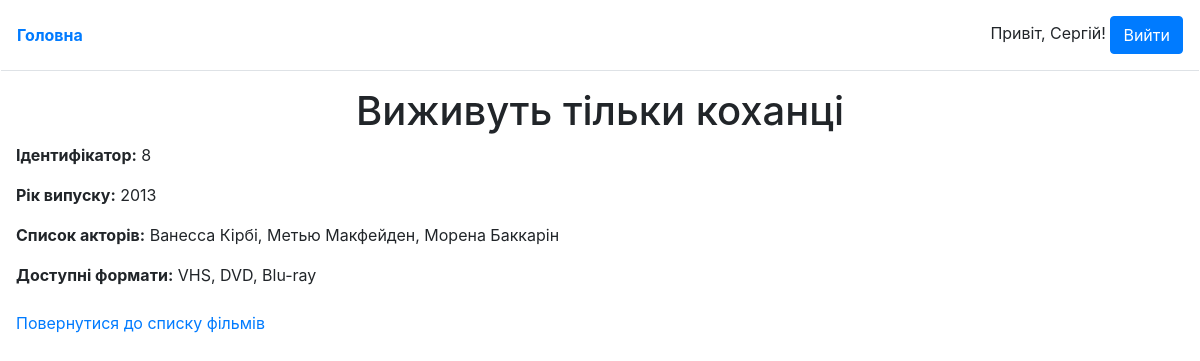
Screenshot of /film/show/8 (signed in) with the database file from the repository.
### tables this page shows
CREATE TABLE `films` (
  `id` int NOT NULL AUTO_INCREMENT,
  `title` varchar(100) NOT NULL,
  `year` year NOT NULL,
  PRIMARY KEY (`id`)
);

### core/View.php (called while the page is built, shortened)
<?php
	class View {
		public function render(Page $page) {
			return $this->renderLayout($page, $this->renderView($page));
		}
		private function renderLayout(Page $page, $content) {
			$layoutPath = $_SERVER['DOCUMENT_ROOT'] . "/project/layouts/{$page->layout}.php";
			if (file_exists($layoutPath)) {
				return ob_get_clean();
			} else {
				header("HTTP/1.0 500 Internal Server Error");
				echo "Internal Server Error";
				die();
			}
		}
		private function renderView(Page $page) {
			if ($page->view) {
				$viewPath = $_SERVER['DOCUMENT_ROOT'] . "/project/views/{$page->view}.php";
				if (file_exists($viewPath)) {
						$data = $page->data;
						extract($data);
						include $viewPath;
					return ob_get_clean();
				} else {
					header("HTTP/1.0 500 Internal Server Error");
					echo "Internal Server Error";
					die();
				}
			}
		}
	}

### index.php (called while the page is built, shortened)
<?php
	$routes = require $_SERVER['DOCUMENT_ROOT'] . '/project/config/routes.php';
	try {
		$track = (new Router)->getTrack($routes, $_SERVER['REQUEST_URI']);
		(new $track->controller)->{$track->action}($track->params);
	} catch (\Exception $error) {
		header("HTTP/1.0 500 Internal Server Error");
		(new ErrorController)->internalError();
	}

### project/models/Film.php (called while the page is built, shortened)
<?php
	class Film extends Model {
		public function getById($id) {
            $sql = "
					SELECT
						f.*,
						GROUP_CONCAT(DISTINCT CONCAT(a.firstname, ' ', a.lastname) SEPARATOR ', ') AS actors,
						GROUP_CONCAT(DISTINCT fr.name SEPARATOR ', ') AS formats
					FROM films AS f
					JOIN films_actors AS fa ON fa.film_id = f.id
					JOIN actors AS a ON a.id = fa.actor_id
					JOIN films_formats AS ff ON ff.film_id = f.id
					JOIN formats AS fr ON fr.id = ff.format_id
					WHERE f.id = :id
					GROUP BY f.id;
			";
			$stmt = self::$db_connection->prepare($sql);
			$stmt->execute([':id' => $id]);
			return $stmt->fetchAll(\PDO::FETCH_ASSOC);
        }
	}

### core/Model.php (called while the page is built, shortened)
<?php
	class Model {
		protected static $db_connection;
		public function __construct() {
			if (!self::$db_connection) {
				$host = DB_HOST;
				$dbName = DB_NAME;
				self::$db_connection = new \PDO("mysql:host=$host;dbname=$dbName", DB_USER, DB_PASS);
			}
		}
	}

### project/views/film/showById.php (the view)
<h1 class="text-center"><?= $film['title']; ?></h1>
<p><span class="font-weight-bold">Ідентифікатор:</span> <?= $film['id']; ?></p>
<p><span class="font-weight-bold">Рік випуску:</span> <?= $film['year']; ?></p>
<p><span class="font-weight-bold">Список акторів:</span> <?= $film['actors']; ?></p>
<p><span class="font-weight-bold">Доступні формати:</span> <?= $film['formats']; ?></p>
<div class="mt-4">
    <a href="/">Повернутися до списку фільмів</a>
</div>

### rows the page displays
films: title "Виживуть тільки коханці", id "8", year "2013"

### other values shown
$_SESSION['user_data']['name'] "Сергій"
$film['actors'] "Ванесса Кірбі, Метью Макфейден, Морена Баккарін"
$film['formats'] "VHS, DVD, Blu-ray"
